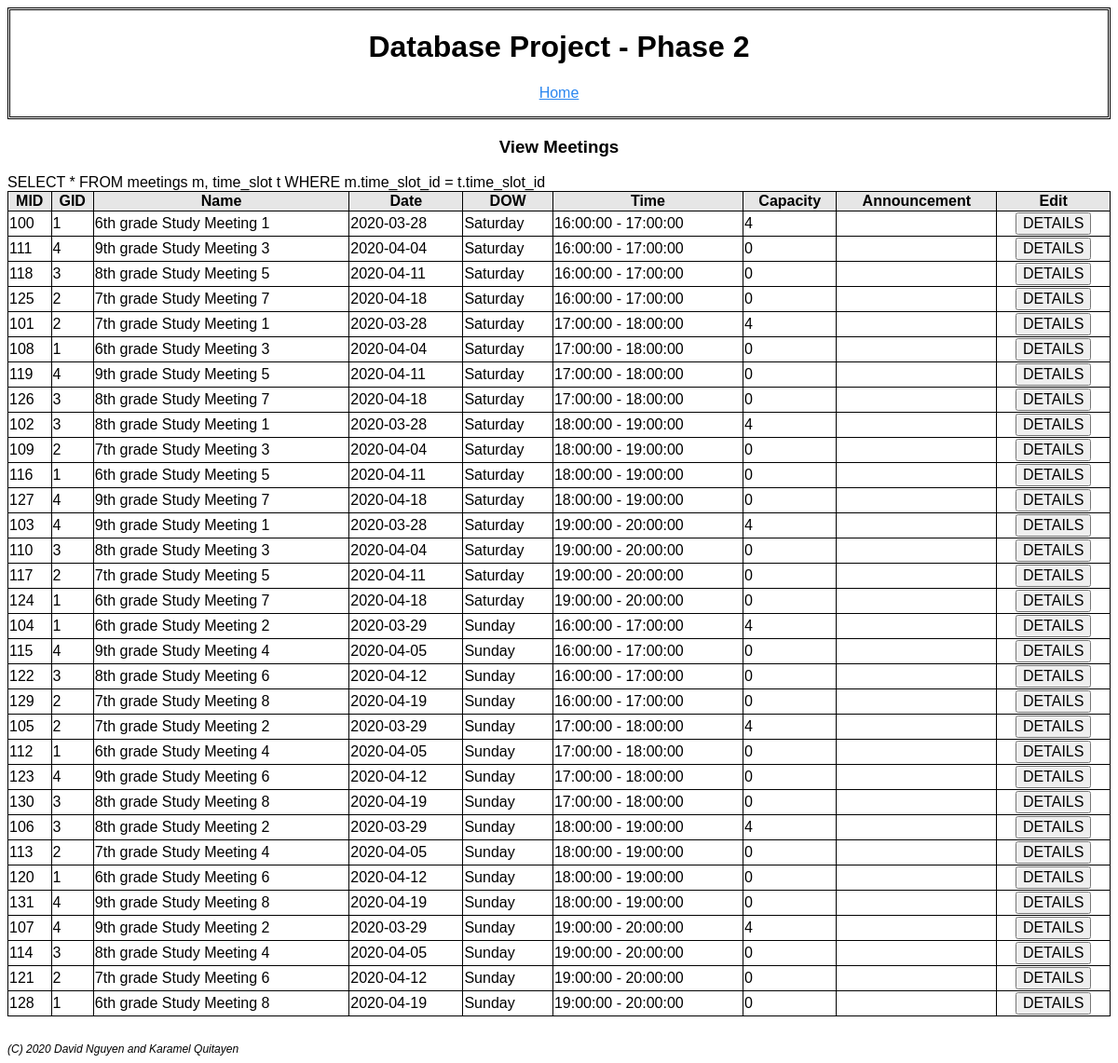
The app's page /view_all_meetings_page.php with its own data.
### tables this page shows
CREATE TABLE `meetings` (
  `meet_id` int(11) NOT NULL AUTO_INCREMENT,
  `meet_name` varchar(255) NOT NULL,
  `date` date DEFAULT NULL,
  `time_slot_id` int(11) NOT NULL,
  `capacity` int(11) NOT NULL,
  `announcement` varchar(255) DEFAULT NULL,
  `group_id` int(11) DEFAULT NULL,
  PRIMARY KEY (`meet_id`),
  KEY `meeting_group` (`group_id`),
  KEY `meeting_time_slot` (`time_slot_id`),
  CONSTRAINT `meeting_group` FOREIGN KEY (`group_id`) REFERENCES `groups` (`group_id`) ON DELETE CASCADE,
  CONSTRAINT `meeting_time_slot` FOREIGN KEY (`time_slot_id`) REFERENCES `time_slot` (`time_slot_id`) ON DELETE CASCADE
);

CREATE TABLE `time_slot` (
  `time_slot_id` int(11) NOT NULL AUTO_INCREMENT,
  `day_of_the_week` varchar(255) NOT NULL,
  `start_time` time NOT NULL,
  `end_time` time NOT NULL,
  PRIMARY KEY (`time_slot_id`)
);

### view_all_meetings_page.php (the view, shortened to what this page needs)
<html>
	<body>
		<?php
			include "header.php";
		?>
		<form action="meeting_page.php" method="post">
		<table style='width:100%'>
			<div align='center'>
				<h3>View Meetings</h3>
			</div>
			<?php
				$myconnection = mysqli_connect('localhost', 'root', '') or die ('Could not connect: ' . mysql_error());
				$query = "SELECT * FROM meetings m, time_slot t WHERE m.time_slot_id = t.time_slot_id";
				echo $query . "<br>";
				$result = mysqli_query($myconnection, $query) or die ('Query failed: ' . mysql_error());
				echo "<tr><th>MID</th><th>GID</th><th>Name</th><th>Date</th><th>DOW</th><th>Time</th>
				<th>Capacity</th><th>Announcement</th><th>Edit</th>";
				while ($row = mysqli_fetch_array ($result, MYSQLI_ASSOC)) {
					echo "<tr>";
					echo "<form action='http://localhost/Database2-Project/meeting_page.php' method='post'>";
					echo "<td>$row[meet_id]</td>";
					echo "<td>$row[group_id]</td>";
					echo "<td>$row[meet_name]</td>";
					echo "<td>$row[date]</td>";
					echo "<td>$row[day_of_the_week]</td>";
					echo "<td>$row[start_time] - $row[end_time]</td>";
					echo "<td>$row[capacity]</td>";
					echo "<td>$row[announcement]</td>";
					echo "<td align='center'><button type='submit' name='edit_mid' value='$row[meet_id]'>DETAILS</button></td>";
					echo "</form></tr>";
				}
			?>
		</form>
	</body
</html>

### view_all_meetings_page.php (style rules this page uses)
table, th, td { border: 1px solid black; border-collapse: collapse; margin-bottom: 50px; }

### header.php (style rules this page uses)
body { font: normal 16px Verdana, Geneva, sans-serif; }
form { margin-bottom: 35px; }
th { background-color: #e6e6e6; }
button[type=submit] { font: normal 16px Verdana, Geneva, sans-serif; }

### records on screen
meetings: meet_id "100", group "1", meet_name "6th grade Study Meeting 1", date "2020-03-28", time_slot.day_of_the_week "Saturday", time_slot.start_time "16:00:00", time_slot.end_time "17:00:00", capacity "4"
meetings: meet_id "111", group "4", meet_name "9th grade Study Meeting 3", date "2020-04-04", time_slot.day_of_the_week "Saturday", time_slot.start_time "16:00:00", time_slot.end_time "17:00:00", capacity "0"
meetings: meet_id "118", group "3", meet_name "8th grade Study Meeting 5", date "2020-04-11", time_slot.day_of_the_week "Saturday", time_slot.start_time "16:00:00", time_slot.end_time "17:00:00", capacity "0"
meetings: meet_id "125", group "2", meet_name "7th grade Study Meeting 7", date "2020-04-18", time_slot.day_of_the_week "Saturday", time_slot.start_time "16:00:00", time_slot.end_time "17:00:00", capacity "0"
meetings: meet_id "101", group "2", meet_name "7th grade Study Meeting 1", date "2020-03-28", time_slot.day_of_the_week "Saturday", time_slot.start_time "17:00:00", time_slot.end_time "18:00:00", capacity "4"
meetings: meet_id "108", group "1", meet_name "6th grade Study Meeting 3", date "2020-04-04", time_slot.day_of_the_week "Saturday", time_slot.start_time "17:00:00", time_slot.end_time "18:00:00", capacity "0"
meetings: meet_id "119", group "4", meet_name "9th grade Study Meeting 5", date "2020-04-11", time_slot.day_of_the_week "Saturday", time_slot.start_time "17:00:00", time_slot.end_time "18:00:00", capacity "0"
meetings: meet_id "126", group "3", meet_name "8th grade Study Meeting 7", date "2020-04-18", time_slot.day_of_the_week "Saturday", time_slot.start_time "17:00:00", time_slot.end_time "18:00:00", capacity "0"
meetings: meet_id "102", group "3", meet_name "8th grade Study Meeting 1", date "2020-03-28", time_slot.day_of_the_week "Saturday", time_slot.start_time "18:00:00", time_slot.end_time "19:00:00", capacity "4"
meetings: meet_id "109", group "2", meet_name "7th grade Study Meeting 3", date "2020-04-04", time_slot.day_of_the_week "Saturday", time_slot.start_time "18:00:00", time_slot.end_time "19:00:00", capacity "0"
meetings: meet_id "116", group "1", meet_name "6th grade Study Meeting 5", date "2020-04-11", time_slot.day_of_the_week "Saturday", time_slot.start_time "18:00:00", time_slot.end_time "19:00:00", capacity "0"
meetings: meet_id "127", group "4", meet_name "9th grade Study Meeting 7", date "2020-04-18", time_slot.day_of_the_week "Saturday", time_slot.start_time "18:00:00", time_slot.end_time "19:00:00", capacity "0"
meetings: meet_id "103", group "4", meet_name "9th grade Study Meeting 1", date "2020-03-28", time_slot.day_of_the_week "Saturday", time_slot.start_time "19:00:00", time_slot.end_time "20:00:00", capacity "4"
meetings: meet_id "110", group "3", meet_name "8th grade Study Meeting 3", date "2020-04-04", time_slot.day_of_the_week "Saturday", time_slot.start_time "19:00:00", time_slot.end_time "20:00:00", capacity "0"
meetings: meet_id "117", group "2", meet_name "7th grade Study Meeting 5", date "2020-04-11", time_slot.day_of_the_week "Saturday", time_slot.start_time "19:00:00", time_slot.end_time "20:00:00", capacity "0"
meetings: meet_id "124", group "1", meet_name "6th grade Study Meeting 7", date "2020-04-18", time_slot.day_of_the_week "Saturday", time_slot.start_time "19:00:00", time_slot.end_time "20:00:00", capacity "0"
meetings: meet_id "104", group "1", meet_name "6th grade Study Meeting 2", date "2020-03-29", time_slot.day_of_the_week "Sunday", time_slot.start_time "16:00:00", time_slot.end_time "17:00:00", capacity "4"
meetings: meet_id "115", group "4", meet_name "9th grade Study Meeting 4", date "2020-04-05", time_slot.day_of_the_week "Sunday", time_slot.start_time "16:00:00", time_slot.end_time "17:00:00", capacity "0"
meetings: meet_id "122", group "3", meet_name "8th grade Study Meeting 6", date "2020-04-12", time_slot.day_of_the_week "Sunday", time_slot.start_time "16:00:00", time_slot.end_time "17:00:00", capacity "0"
meetings: meet_id "129", group "2", meet_name "7th grade Study Meeting 8", date "2020-04-19", time_slot.day_of_the_week "Sunday", time_slot.start_time "16:00:00", time_slot.end_time "17:00:00", capacity "0"
meetings: meet_id "105", group "2", meet_name "7th grade Study Meeting 2", date "2020-03-29", time_slot.day_of_the_week "Sunday", time_slot.start_time "17:00:00", time_slot.end_time "18:00:00", capacity "4"
meetings: meet_id "112", group "1", meet_name "6th grade Study Meeting 4", date "2020-04-05", time_slot.day_of_the_week "Sunday", time_slot.start_time "17:00:00", time_slot.end_time "18:00:00", capacity "0"
meetings: meet_id "123", group "4", meet_name "9th grade Study Meeting 6", date "2020-04-12", time_slot.day_of_the_week "Sunday", time_slot.start_time "17:00:00", time_slot.end_time "18:00:00", capacity "0"
meetings: meet_id "130", group "3", meet_name "8th grade Study Meeting 8", date "2020-04-19", time_slot.day_of_the_week "Sunday", time_slot.start_time "17:00:00", time_slot.end_time "18:00:00", capacity "0"
meetings: meet_id "106", group "3", meet_name "8th grade Study Meeting 2", date "2020-03-29", time_slot.day_of_the_week "Sunday", time_slot.start_time "18:00:00", time_slot.end_time "19:00:00", capacity "4"
meetings: meet_id "113", group "2", meet_name "7th grade Study Meeting 4", date "2020-04-05", time_slot.day_of_the_week "Sunday", time_slot.start_time "18:00:00", time_slot.end_time "19:00:00", capacity "0"
meetings: meet_id "120", group "1", meet_name "6th grade Study Meeting 6", date "2020-04-12", time_slot.day_of_the_week "Sunday", time_slot.start_time "18:00:00", time_slot.end_time "19:00:00", capacity "0"
meetings: meet_id "131", group "4", meet_name "9th grade Study Meeting 8", date "2020-04-19", time_slot.day_of_the_week "Sunday", time_slot.start_time "18:00:00", time_slot.end_time "19:00:00", capacity "0"
meetings: meet_id "107", group "4", meet_name "9th grade Study Meeting 2", date "2020-03-29", time_slot.day_of_the_week "Sunday", time_slot.start_time "19:00:00", time_slot.end_time "20:00:00", capacity "4"
meetings: meet_id "114", group "3", meet_name "8th grade Study Meeting 4", date "2020-04-05", time_slot.day_of_the_week "Sunday", time_slot.start_time "19:00:00", time_slot.end_time "20:00:00", capacity "0"
meetings: meet_id "121", group "2", meet_name "7th grade Study Meeting 6", date "2020-04-12", time_slot.day_of_the_week "Sunday", time_slot.start_time "19:00:00", time_slot.end_time "20:00:00", capacity "0"
meetings: meet_id "128", group "1", meet_name "6th grade Study Meeting 8", date "2020-04-19", time_slot.day_of_the_week "Sunday", time_slot.start_time "19:00:00", time_slot.end_time "20:00:00", capacity "0"
